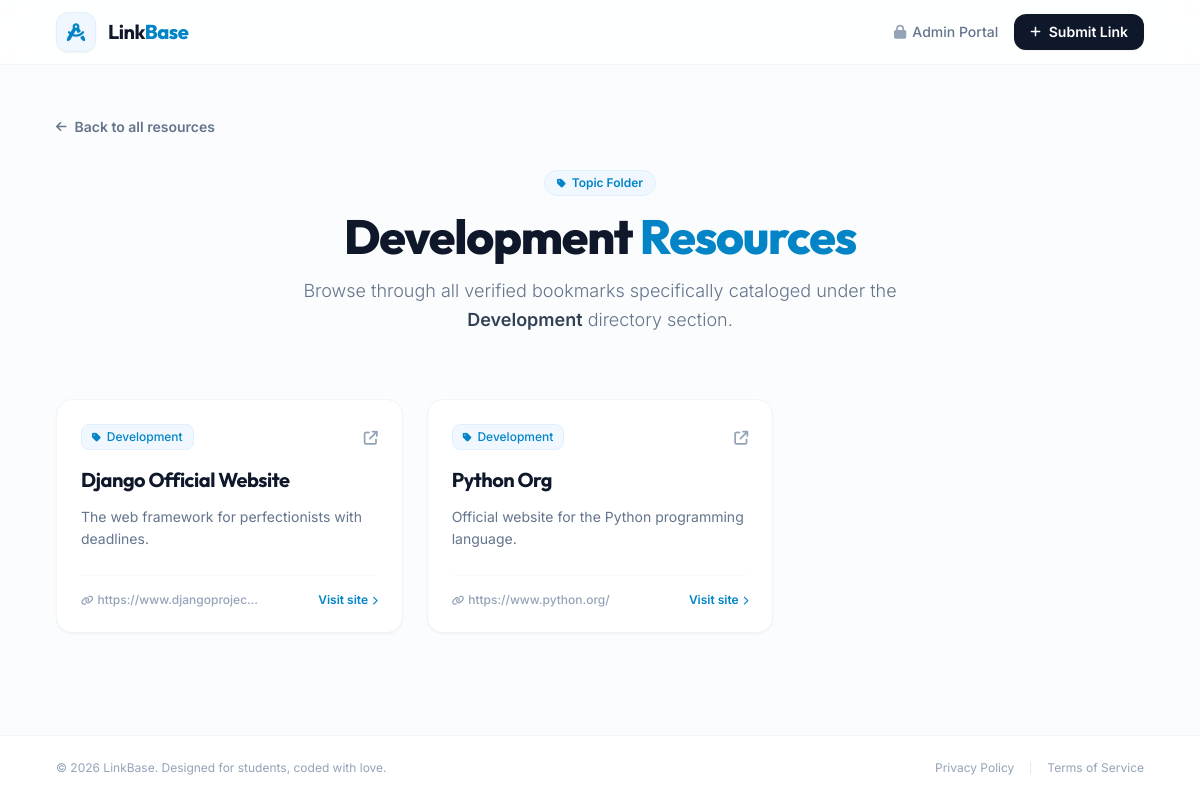
Page /category/1/ on the committed database.
### directory/models.py (models this page shows, shortened)
class Category(models.Model):
    name = models.CharField(max_length=100)

class Link(models.Model):
    category = models.ForeignKey(Category, on_delete=models.CASCADE, related_name='links')
    title = models.CharField(max_length=200)
    url = models.URLField()
    description = models.TextField()
    is_approved = models.BooleanField(default=False)

### directory/views.py (the view)
# urls.py: path('category/<int:category_id>/', views.category_filter, name='category_filter'),
def category_filter(request, category_id):
    category = get_object_or_404(Category, id=category_id)
    filtered_links = Link.objects.filter(category=category, is_approved=True)
    context = {
        'category': category,
        'links': filtered_links
    }
    return render(request, 'directory/category_detail.html', context)

### directory/templates/directory/category_detail.html (shortened to what this page needs)
<!DOCTYPE html>
<html lang="en" class="h-full bg-slate-50/50">
<head>
    <script src="https://cdn.tailwindcss.com"></script>
    <link rel="stylesheet" href="https://cdnjs.cloudflare.com/ajax/libs/font-awesome/6.4.0/css/all.min.css">
</head>
<body class="h-full font-sans text-slate-800 antialiased flex flex-col">
    <nav class="sticky top-0 z-40 w-full border-b border-slate-100 bg-white/80 backdrop-blur-md">
        <div class="mx-auto max-w-6xl px-4 sm:px-6 lg:px-8">
            <div class="flex h-16 items-center justify-between">
                <div class="flex items-center gap-3">
                    <a href="{% url 'directory:global_feed' %}" class="flex items-center gap-3 focus:outline-none">
                        <div class="flex h-10 w-10 items-center justify-center rounded-xl bg-brand-50 text-brand-600 border border-brand-100 shadow-sm transition-transform hover:scale-105">
                            <i class="fa-solid fa-compass-drafting text-lg"></i>
                        </div>
                        <span class="font-outfit text-xl font-bold tracking-tight text-slate-900">
                            Link<span class="text-brand-600 font-extrabold">Base</span>
                        </span>
                    </a>
                </div>
                <div class="flex items-center gap-4">
                    <a href="/admin/" class="text-sm font-medium text-slate-500 hover:text-slate-900 transition-colors">
                        <i class="fa-solid fa-lock mr-1.5 text-slate-400"></i>Admin Portal
                    </a>
                    <a href="{% url 'directory:submit_link' %}" class="inline-flex items-center gap-2 rounded-xl bg-slate-900 px-4 py-2 text-sm font-semibold text-white shadow-sm hover:bg-slate-800 hover:scale-[1.02] active:scale-[0.98] transition-all">
                        <i class="fa-solid fa-plus text-xs"></i>Submit Link
                    </a>
                </div>
            </div>
        </div>
    </nav>
    <main class="flex-1 mx-auto max-w-6xl w-full px-4 py-12 sm:px-6 lg:px-8">
        <div class="mb-8">
            <a href="{% url 'directory:global_feed' %}" class="inline-flex items-center gap-2 text-sm font-semibold text-slate-500 hover:text-slate-900 transition-colors group">
                <i class="fa-solid fa-arrow-left text-xs group-hover:-translate-x-0.5 transition-transform"></i>
                Back to all resources
            </a>
        </div>
        <div class="text-center max-w-2xl mx-auto mb-16">
            <span class="inline-flex items-center gap-1.5 rounded-full bg-brand-50 px-3 py-1 text-xs font-semibold text-brand-600 border border-brand-100 mb-4">
                <i class="fa-solid fa-tag text-[10px]"></i>
                Topic Folder
            </span>
            <h1 class="font-outfit text-4xl font-extrabold tracking-tight text-slate-900 sm:text-5xl">
                {{ category.name }} <span class="text-brand-600">Resources</span>
            </h1>
            <p class="mt-4 text-lg text-slate-500 leading-relaxed font-light">
                Browse through all verified bookmarks specifically cataloged under the <strong class="font-semibold text-slate-700">{{ category.name }}</strong> directory section.
            </p>
        </div>
        {% if links %}
            <div class="grid gap-6 sm:grid-cols-2 lg:grid-cols-3">
                {% for link in links %}
                    <article class="group relative flex flex-col justify-between overflow-hidden rounded-2xl border border-slate-100 bg-white p-6 shadow-sm hover:shadow-md hover:border-slate-200 transition-all duration-300">
                        <div>
                            <div class="flex items-center justify-between mb-4">
                                <span class="inline-flex items-center gap-1.5 rounded-lg bg-brand-50 px-2.5 py-1 text-xs font-medium text-brand-600 border border-brand-100 transition-colors duration-300">
                                    <i class="fa-solid fa-tag text-[10px] text-brand-600"></i>
                                    {{ link.category.name }}
                                </span>
                                <a href="{{ link.url }}" target="_blank" rel="noopener noreferrer" class="text-slate-400 group-hover:text-brand-600 transition-colors duration-300">
                                    <i class="fa-solid fa-arrow-up-right-from-square text-sm"></i>
                                </a>
                            </div>
                            <h3 class="font-outfit text-xl font-bold tracking-tight text-slate-900 group-hover:text-brand-600 transition-colors duration-300">
                                <a href="{{ link.url }}" target="_blank" rel="noopener noreferrer" class="focus:outline-none">
                                    {{ link.title }}
                                </a>
                            </h3>
                            <p class="mt-3 text-sm text-slate-500 leading-relaxed font-normal">
                                {{ link.description }}
                            </p>
                        </div>
                        <div class="mt-6 pt-4 border-t border-slate-50 flex items-center justify-between">
                            <span class="text-xs font-medium text-slate-400 truncate max-w-[180px]">
                                <i class="fa-solid fa-link mr-1 text-[10px]"></i>{{ link.url|truncatechars:28 }}
                            </span>
                            <a href="{{ link.url }}" target="_blank" rel="noopener noreferrer" class="inline-flex items-center gap-1 text-xs font-semibold text-brand-600 group-hover:text-brand-700">
                                Visit site
                                <i class="fa-solid fa-chevron-right text-[9px] group-hover:translate-x-0.5 transition-transform"></i>
                            </a>
                        </div>
                    </article>
                {% endfor %}
            </div>
        {% endif %}
    </main>
    <footer class="w-full border-t border-slate-100 bg-white py-6">
        <div class="mx-auto max-w-6xl px-4 sm:px-6 lg:px-8 flex flex-col sm:flex-row items-center justify-between gap-4">
            <p class="text-xs text-slate-400">
                &copy; 2026 LinkBase. Designed for students, coded with love.
            </p>
            <div class="flex items-center gap-4 text-xs text-slate-400">
                <span class="hover:text-slate-600 transition-colors cursor-pointer">Privacy Policy</span>
                <span class="hover:text-slate-600 transition-colors cursor-pointer">Terms of Service</span>
            </div>
        </div>
    </footer>
</body>
</html>

### rows in the picture
Category: name "Development"
Link: category.name "Development", title "Django Official Website", description "The web framework for perfectionists with deadlines.", url "https://www.djangoprojec…"
Link: category.name "Development", title "Python Org", description "Official website for the Python programming language.", url "https://www.python.org/"
